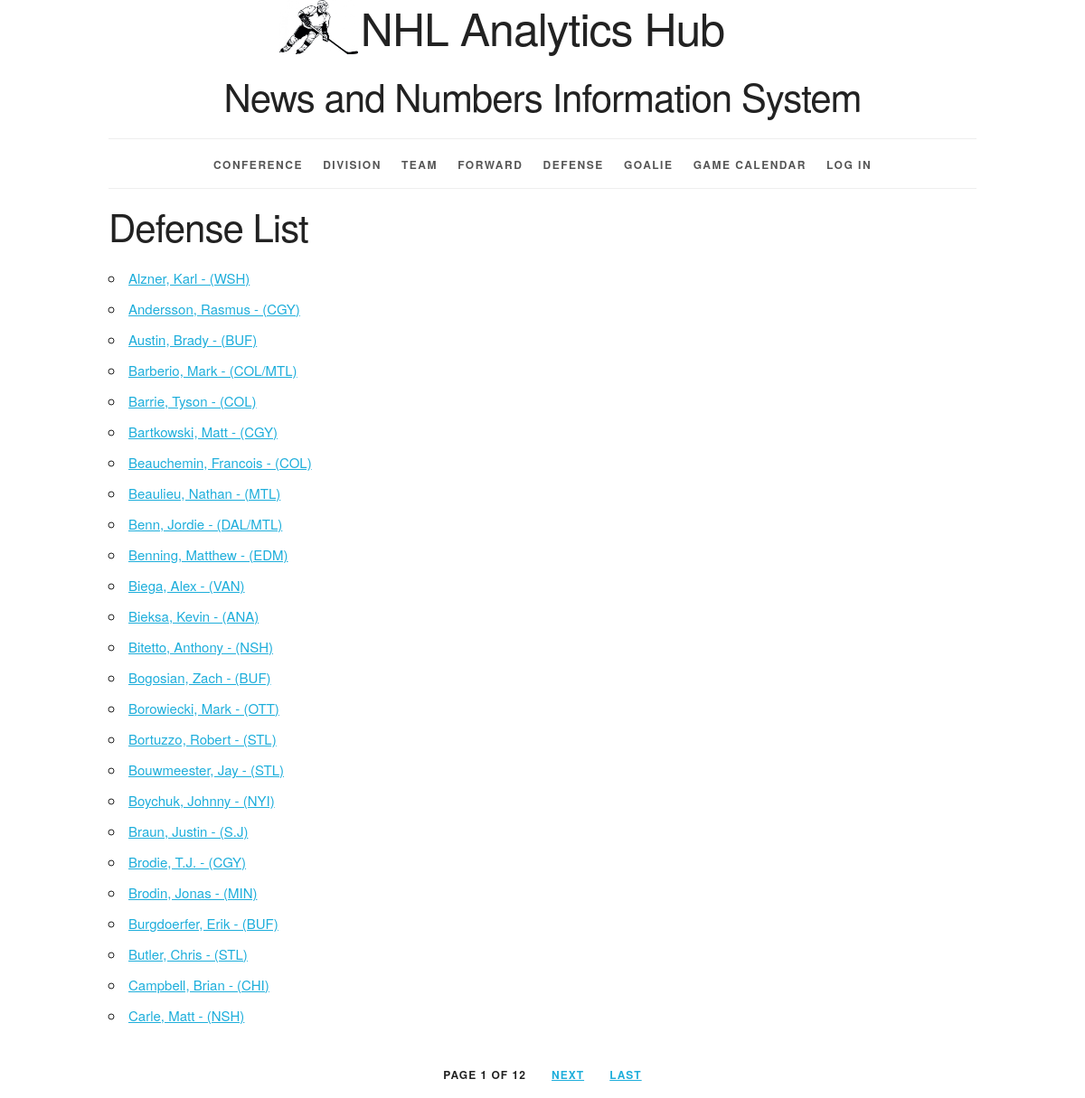
/defense/, run on the app's committed database.
### nhlinfo/models.py (models this page shows, shortened)
class Defense(models.Model):
    defense_id = models.AutoField(primary_key=True)
    defense_abv = models.CharField(max_length=3)
    defense_fname = models.CharField(max_length=25)
    defense_lname = models.CharField(max_length=25)
    defense_wt =models.CharField(max_length=25, default=None)
    defense_ht = models.CharField(max_length=25, default=None)
    defense_ga = models.CharField(max_length=25, default=None)
    defense_toi = models.CharField(max_length=25, default=None)
    defense_nat = models.CharField(max_length=3)
    defense_com = models.TextField(default=None, null=True)
    def __str__(self):
        return '%s, %s - (%s)' %(self.defense_lname, self.defense_fname, self.defense_abv)
    def get_absolute_url(self):
        return reverse('nhlinfo_defense_detail_urlpattern',
                       kwargs={'requested_defense_id':self.defense_id})
    class Meta:
        ordering = ['defense_lname','defense_fname','defense_abv']

### nhlinfo/views.py (the view)
class DefenseList(PageLinksMixin, ListView):
    paginate_by = 25
    model = Defense

### nhlinfo/utils.py (called while the page is built)
    def _page_urls(self, page_number):
        return "?{pkw}={n}".format(
            pkw=self.page_kwarg,
            n=page_number)

    def first_page(self, page):
        if page.number > 1:
            return self._page_urls(1)
        return None

    def previous_page(self, page):
        if (page.has_previous()
                and page.number > 2):
            return self._page_urls(
                page.previous_page_number())
        return None

    def next_page(self, page):
        last_page = page.paginator.num_pages
        if (page.has_next()
                and page.number < last_page - 1):
            return self._page_urls(
                page.next_page_number())
        return None

    def last_page(self, page):
        last_page = page.paginator.num_pages
        if page.number < last_page:
            return self._page_urls(last_page)
        return None

    def get_context_data(self, **kwargs):
        context = super().get_context_data(
            **kwargs)
        page = context.get('page_obj')
        if page is not None:
            context.update({
                'first_page_url':
                    self.first_page(page),
                'previous_page_url':
                    self.previous_page(page),
                'next_page_url':
                    self.next_page(page),
                'last_page_url':
                    self.last_page(page),
            })
        return context

### nhlinfo/templates/nhlinfo/defense_list.html (shortened to what this page needs)
{% extends 'nhlinfo/base.html' %}
{% block org_content %}
  <h2>Defense List</h2>
  <ul>
    {% for defense in defense_list %}
      <li>
        <a href="{{ defense.get_absolute_url }}">
          {{ defense }}</a>
      </li>
    {% endfor %}
  </ul>
{% endblock %}

### nhlinfo/static/nhlinfo/skeleton.css (style rules this page uses)
html { font-size: 62.5%; }
body { font-size: 1.5em; line-height: 1.6; font-weight: 400; font-family: "Raleway", "HelveticaNeue", "Helvetica Neue", Helvetica, Arial, sans-serif; color: #222; }
h1, h2, h3, h4, h5, h6 { margin-top: 0; margin-bottom: 2rem; font-weight: 300; }
h2 { font-size: 3.6rem; line-height: 1.25; letter-spacing: -.1rem; }
@media (min-width: 550px) { h2 { font-size: 4.2rem; } }
a { color: #1EAEDB; }
ul { list-style: circle inside; }
ol, ul { padding-left: 0; margin-top: 0; }
li { margin-bottom: 1rem; }
pre, blockquote, dl, figure, table, p, ul, ol, form { margin-bottom: 2.5rem; }

### nhlinfo/static/nhlinfo/style.css (style rules this page uses)
html { height: 100%; background-color: #555; }
body { background-color: white; }

### data on the page
Defense: defense_lname+defense_fname+defense_abv "Alzner, Karl - (WSH)"
Defense: defense_lname+defense_fname+defense_abv "Andersson, Rasmus - (CGY)"
Defense: defense_lname+defense_fname+defense_abv "Austin, Brady - (BUF)"
Defense: defense_lname+defense_fname+defense_abv "Barberio, Mark - (COL/MTL)"
Defense: defense_lname+defense_fname+defense_abv "Barrie, Tyson - (COL)"
Defense: defense_lname+defense_fname+defense_abv "Bartkowski, Matt - (CGY)"
Defense: defense_lname+defense_fname+defense_abv "Beauchemin, Francois - (COL)"
Defense: defense_lname+defense_fname+defense_abv "Beaulieu, Nathan - (MTL)"
Defense: defense_lname+defense_fname+defense_abv "Benn, Jordie - (DAL/MTL)"
Defense: defense_lname+defense_fname+defense_abv "Benning, Matthew - (EDM)"
Defense: defense_lname+defense_fname+defense_abv "Biega, Alex - (VAN)"
Defense: defense_lname+defense_fname+defense_abv "Bieksa, Kevin - (ANA)"
Defense: defense_lname+defense_fname+defense_abv "Bitetto, Anthony - (NSH)"
Defense: defense_lname+defense_fname+defense_abv "Bogosian, Zach - (BUF)"
Defense: defense_lname+defense_fname+defense_abv "Borowiecki, Mark - (OTT)"
Defense: defense_lname+defense_fname+defense_abv "Bortuzzo, Robert - (STL)"
Defense: defense_lname+defense_fname+defense_abv "Bouwmeester, Jay - (STL)"
Defense: defense_lname+defense_fname+defense_abv "Boychuk, Johnny - (NYI)"
Defense: defense_lname+defense_fname+defense_abv "Braun, Justin - (S.J)"
Defense: defense_lname+defense_fname+defense_abv "Brodie, T.J. - (CGY)"
Defense: defense_lname+defense_fname+defense_abv "Brodin, Jonas - (MIN)"
Defense: defense_lname+defense_fname+defense_abv "Burgdoerfer, Erik - (BUF)"
Defense: defense_lname+defense_fname+defense_abv "Butler, Chris - (STL)"
Defense: defense_lname+defense_fname+defense_abv "Campbell, Brian - (CHI)"
Defense: defense_lname+defense_fname+defense_abv "Carle, Matt - (NSH)"

### other printed values
{{ page_obj.number }} "1"
{{ paginator.num_pages }} "12"
